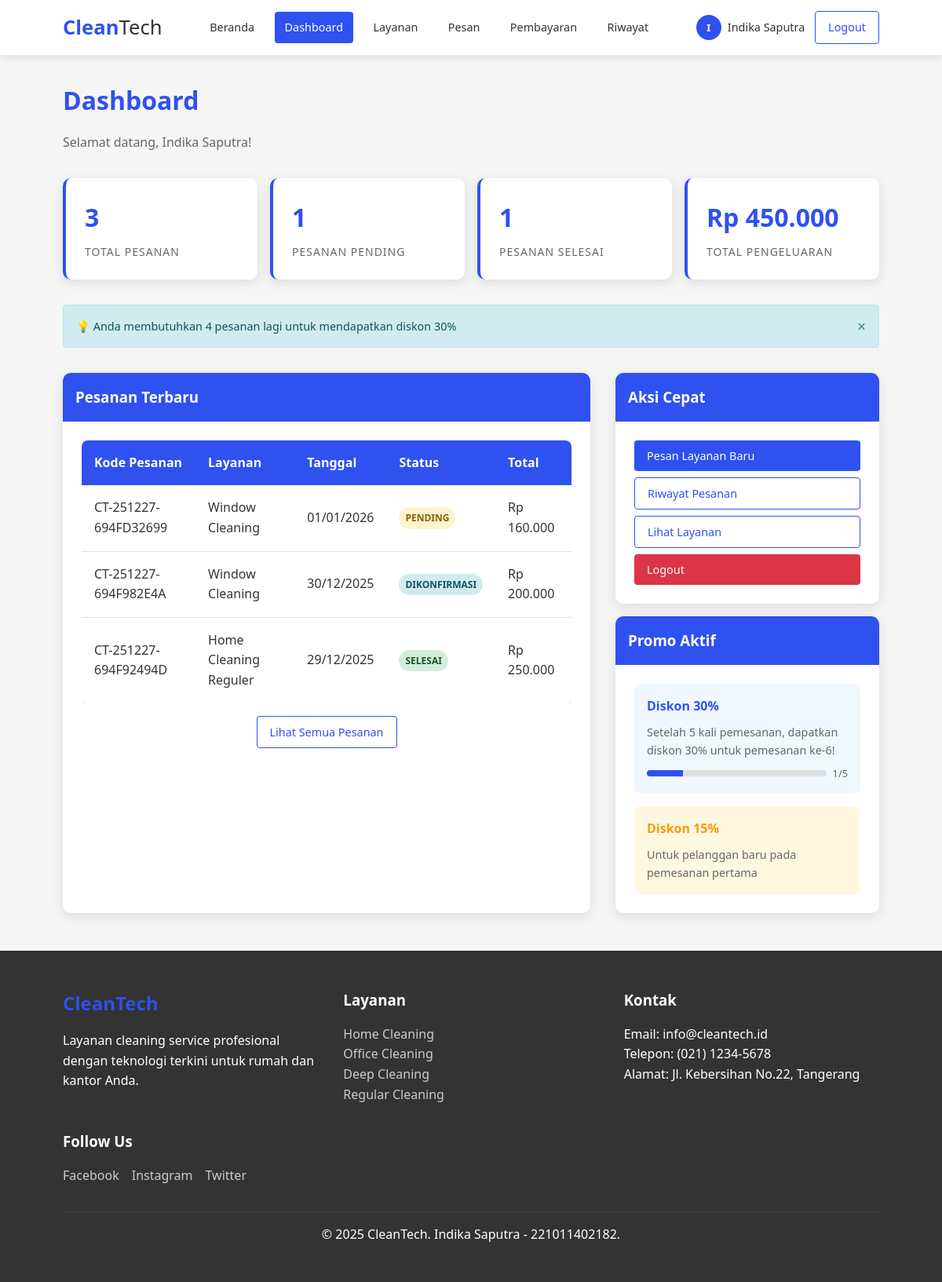
The page /user/dashboard.php (signed in) on the database its author committed.
### tables this page shows
CREATE TABLE `orders` (
  `id` int(11) NOT NULL,
  `order_code` varchar(20) NOT NULL,
  `user_id` int(11) NOT NULL,
  `service_id` int(11) NOT NULL,
  `order_date` date NOT NULL,
  `order_time` time NOT NULL,
  `address` text NOT NULL,
  `total_price` decimal(10,2) NOT NULL,
  `discount` decimal(10,2) DEFAULT 0.00,
  `final_price` decimal(10,2) NOT NULL,
  `status` enum('pending','confirmed','processing','completed','cancelled') DEFAULT 'pending',
  `payment_status` enum('pending','paid','failed') DEFAULT 'pending',
  `payment_method` varchar(50) DEFAULT NULL,
  `notes` text DEFAULT NULL,
  `created_at` timestamp NOT NULL DEFAULT current_timestamp(),
  `payment_proof` varchar(255) DEFAULT NULL,
  `payment_notes` text DEFAULT NULL,
  `payment_date` timestamp NULL DEFAULT NULL,
  `discount_type` varchar(50) DEFAULT NULL,
  `discount_id` int(11) DEFAULT NULL,
  `is_monthly_subscription` tinyint(1) DEFAULT 0,
  `subscription_months` int(11) DEFAULT 1,
  `parent_order_id` int(11) DEFAULT NULL,
  `discount_name` varchar(100) DEFAULT NULL
);

CREATE TABLE `services` (
  `id` int(11) NOT NULL,
  `name` varchar(100) NOT NULL,
  `description` text DEFAULT NULL,
  `price` decimal(10,2) NOT NULL,
  `duration_hours` int(11) DEFAULT 1,
  `image_url` varchar(255) DEFAULT NULL,
  `is_active` tinyint(1) DEFAULT 1,
  `created_at` timestamp NOT NULL DEFAULT current_timestamp()
);

### user/dashboard.php (the view, shortened to what this page needs)
<?php
require_once '../config/database.php';
$user_id = $_SESSION['user_id'];
$stats = [];
$query = "SELECT COUNT(*) as total FROM orders WHERE user_id = ?";
$stmt = mysqli_prepare($conn, $query);
mysqli_stmt_bind_param($stmt, "i", $user_id);
mysqli_stmt_execute($stmt);
$result = mysqli_stmt_get_result($stmt);
$stats['total_orders'] = mysqli_fetch_assoc($result)['total'];
$query = "SELECT COUNT(*) as total FROM orders WHERE user_id = ? AND status = 'pending'";
$stmt = mysqli_prepare($conn, $query);
mysqli_stmt_bind_param($stmt, "i", $user_id);
mysqli_stmt_execute($stmt);
$result = mysqli_stmt_get_result($stmt);
$stats['pending_orders'] = mysqli_fetch_assoc($result)['total'];
$query = "SELECT COUNT(*) as total FROM orders WHERE user_id = ? AND status = 'completed'";
$stmt = mysqli_prepare($conn, $query);
mysqli_stmt_bind_param($stmt, "i", $user_id);
mysqli_stmt_execute($stmt);
$result = mysqli_stmt_get_result($stmt);
$stats['completed_orders'] = mysqli_fetch_assoc($result)['total'];
$query = "SELECT SUM(final_price) as total FROM orders WHERE user_id = ? AND payment_status = 'paid'";
$stmt = mysqli_prepare($conn, $query);
mysqli_stmt_bind_param($stmt, "i", $user_id);
mysqli_stmt_execute($stmt);
$result = mysqli_stmt_get_result($stmt);
$total_spent = mysqli_fetch_assoc($result)['total'];
$stats['total_spent'] = $total_spent ? number_format($total_spent, 0, ',', '.') : 0;
$query = "SELECT COUNT(*) as order_count FROM orders WHERE user_id = ? AND status = 'completed'";
$stmt = mysqli_prepare($conn, $query);
mysqli_stmt_bind_param($stmt, "i", $user_id);
mysqli_stmt_execute($stmt);
$result = mysqli_stmt_get_result($stmt);
$order_count = mysqli_fetch_assoc($result)['order_count'];
$stats['eligible_for_discount'] = ($order_count >= 5);
$stats['orders_to_discount'] = max(0, 5 - $order_count);
$query = "SELECT o.*, s.name as service_name FROM orders o
          JOIN services s ON o.service_id = s.id
          WHERE o.user_id = ?
          ORDER BY o.created_at DESC
          LIMIT 5";
$stmt = mysqli_prepare($conn, $query);
mysqli_stmt_bind_param($stmt, "i", $user_id);
mysqli_stmt_execute($stmt);
$recent_orders = mysqli_stmt_get_result($stmt);
include '../includes/header.php';
?>
<div style="margin: 2rem 0;">
    <h1 style="color: var(--primary-color); margin-bottom: 1rem;">Dashboard</h1>
    <p style="color: #666;">Selamat datang, <?php echo htmlspecialchars($_SESSION['user_name']); ?>!</p>
</div>
<div class="grid grid-4" style="gap: 1rem; margin-bottom: 2rem;">
    <div class="stats-card">
        <div class="stat-number"><?php echo $stats['total_orders']; ?></div>
        <div class="stat-label">Total Pesanan</div>
    </div>
    <div class="stats-card">
        <div class="stat-number"><?php echo $stats['pending_orders']; ?></div>
        <div class="stat-label">Pesanan Pending</div>
    </div>
    <div class="stats-card">
        <div class="stat-number"><?php echo $stats['completed_orders']; ?></div>
        <div class="stat-label">Pesanan Selesai</div>
    </div>
    <div class="stats-card">
        <div class="stat-number">Rp <?php echo $stats['total_spent']; ?></div>
        <div class="stat-label">Total Pengeluaran</div>
    </div>
</div>
<?php if ($stats['eligible_for_discount']): ?>
<div class="alert alert-success" style="margin-bottom: 2rem;">
    🎉 Selamat! Anda berhak mendapatkan diskon 30% untuk pemesanan berikutnya!
    <button class="close-alert">&times;</button>
</div>
<?php else: ?>
<div class="alert alert-info" style="margin-bottom: 2rem;">
    💡 Anda membutuhkan <?php echo $stats['orders_to_discount']; ?> pesanan lagi untuk mendapatkan diskon 30%
    <button class="close-alert">&times;</button>
</div>
<?php endif; ?>
<div style="display: grid; grid-template-columns: 2fr 1fr; gap: 2rem;">
    <div class="card">
        <div class="card-header">
            <h3 style="color: white; margin: 0;">Pesanan Terbaru</h3>
        </div>
        <div class="card-body">
            <?php if (mysqli_num_rows($recent_orders) > 0): ?>
                <div class="table-responsive">
                    <table class="table">
                        <thead>
                            <tr>
                                <th>Kode Pesanan</th>
                                <th>Layanan</th>
                                <th>Tanggal</th>
                                <th>Status</th>
                                <th>Total</th>
                            </tr>
                        </thead>
                        <tbody>
                            <?php while ($order = mysqli_fetch_assoc($recent_orders)): ?>
                                <tr>
                                    <td><?php echo htmlspecialchars($order['order_code']); ?></td>
                                    <td><?php echo htmlspecialchars($order['service_name']); ?></td>
                                    <td><?php echo date('d/m/Y', strtotime($order['order_date'])); ?></td>
                                    <td>
                                        <?php
                                        $status_colors = [
                                            'pending' => 'badge-warning',
                                            'confirmed' => 'badge-info',
                                            'processing' => 'badge-primary',
                                            'completed' => 'badge-success',
                                            'cancelled' => 'badge-danger'
                                        ];
                                        $status_text = [
                                            'pending' => 'Pending',
                                            'confirmed' => 'Dikonfirmasi',
                                            'processing' => 'Diproses',
                                            'completed' => 'Selesai',
                                            'cancelled' => 'Dibatalkan'
                                        ];
                                        ?>
                                        <span class="badge <?php echo $status_colors[$order['status']]; ?>">
                                            <?php echo $status_text[$order['status']]; ?>
                                        </span>
                                    </td>
                                    <td>Rp <?php echo number_format($order['final_price'], 0, ',', '.'); ?></td>
                                </tr>
                            <?php endwhile; ?>
                        </tbody>
                    </table>
                </div>
                <div style="text-align: center; margin-top: 1rem;">
                    <a href="/clean-tech/user/history.php" class="btn btn-secondary">Lihat Semua Pesanan</a>
                </div>
            <?php endif; ?>
        </div>
    </div>
    <div>
        <div class="card" style="margin-bottom: 1rem;">
            <div class="card-header">
                <h3 style="color: white; margin: 0;">Aksi Cepat</h3>
            </div>
            <div class="card-body">
                <div style="display: flex; flex-direction: column; gap: 0.5rem;">
                    <a href="/clean-tech/user/order.php" class="btn btn-primary">Pesan Layanan Baru</a>
                    <a href="/clean-tech/user/history.php" class="btn btn-secondary">Riwayat Pesanan</a>
                    <a href="/clean-tech/user/services.php" class="btn btn-secondary">Lihat Layanan</a>
                    <a href="/clean-tech/logout.php" class="btn btn-danger">Logout</a>
                </div>
            </div>
        </div>
        <div class="card">
            <div class="card-header">
                <h3 style="color: white; margin: 0;">Promo Aktif</h3>
            </div>
            <div class="card-body">
                <div style="margin-bottom: 1rem; padding: 1rem; background-color: #f0f7ff; border-radius: 8px;">
                    <h4 style="color: var(--primary-color); margin-bottom: 0.5rem;">Diskon 30%</h4>
                    <p style="font-size: 0.9rem; color: #666;">Setelah 5 kali pemesanan, dapatkan diskon 30% untuk pemesanan ke-6!</p>
                    <div style="display: flex; align-items: center; gap: 0.5rem; margin-top: 0.5rem;">
                        <div style="flex: 1; height: 8px; background-color: #e0e0e0; border-radius: 4px; overflow: hidden;">
                            <div style="width: <?php echo min(100, ($order_count / 5) * 100); ?>%; height: 100%; background-color: var(--primary-color);"></div>
                        </div>
                        <span style="font-size: 0.8rem; color: #666;"><?php echo $order_count; ?>/5</span>
                    </div>
                </div>
                <div style="padding: 1rem; background-color: #fff8e1; border-radius: 8px;">
                    <h4 style="color: #ff9800; margin-bottom: 0.5rem;">Diskon 15%</h4>
                    <p style="font-size: 0.9rem; color: #666;">Untuk pelanggan baru pada pemesanan pertama</p>
                </div>
            </div>
        </div>
    </div>
</div>
<?php include '../includes/footer.php'; ?>

### assets/css/style.css (style rules this page uses)
* { margin: 0; padding: 0; box-sizing: border-box; font-family: 'Segoe UI', Tahoma, Geneva, Verdana, sans-serif; }
:root { --primary-color: #2e51f0; --primary-dark: #1a3cd8; --secondary-color: #ffffff; --text-color: #333333; --light-gray: #f5f5f5; --gray: #e0e0e0; --success-color: #28a745; --warning-color: #ffc107; --danger-color: #dc3545; }
body { background-color: var(--light-gray); color: var(--text-color); line-height: 1.6; min-height: 100vh; display: flex; flex-direction: column; }
.grid { display: grid; gap: 1rem; }
.grid-4 { grid-template-columns: repeat(4, 1fr); }
.card { background-color: white; border-radius: 10px; box-shadow: 0 4px 15px rgba(0,0,0,0.1); overflow: hidden; transition: transform 0.3s ease; }
.card-header { background-color: var(--primary-color); color: white; padding: 1rem; }
.card-body { padding: 1.5rem; }
.btn { padding: 0.5rem 1.5rem; border: none; border-radius: 4px; cursor: pointer; font-weight: 500; text-decoration: none; display: inline-block; transition: all 0.3s ease; font-size: 1rem; }
.btn-primary { background-color: var(--primary-color); color: var(--secondary-color); }
.btn-secondary { background-color: var(--secondary-color); color: var(--primary-color); border: 2px solid var(--primary-color); }
.btn-danger { background-color: var(--danger-color); color: white; }
.table { width: 100%; border-collapse: collapse; background-color: white; border-radius: 8px; overflow: hidden; box-shadow: 0 4px 15px rgba(0,0,0,0.1); }
.table th { background-color: var(--primary-color); color: white; padding: 1rem; text-align: left; font-weight: 600; }
.table td { padding: 1rem; border-bottom: 1px solid var(--gray); }
.table tr:last-child td { border-bottom: none; }
.table-responsive { overflow-x: auto; }
.badge { display: inline-block; padding: 0.25rem 0.5rem; font-size: 0.75rem; font-weight: 600; border-radius: 20px; text-transform: uppercase; }
.badge-success { background-color: #d4edda; color: #155724; }
.badge-warning { background-color: #fff3cd; color: #856404; }
.badge-info { background-color: #d1ecf1; color: #0c5460; }
.alert { padding: 1rem; margin: 1rem 0; border-radius: 4px; display: flex; justify-content: space-between; align-items: center; animation: slideIn 0.3s ease; }
.alert-info { background-color: #d1ecf1; color: #0c5460; border: 1px solid #bee5eb; }
.close-alert { background: none; border: none; font-size: 1.2rem; cursor: pointer; color: inherit; opacity: 0.7; transition: opacity 0.3s ease; }
.stats-card { background: white; border-radius: 10px; padding: 1.5rem; box-shadow: 0 4px 15px rgba(0,0,0,0.1); border-left: 4px solid var(--primary-color); }
.stats-card .stat-number { font-size: 2rem; font-weight: bold; color: var(--primary-color); margin-bottom: 0.5rem; }
.stats-card .stat-label { color: #666; font-size: 0.875rem; text-transform: uppercase; letter-spacing: 1px; }

### rows shown on the page
orders: order_code "CT-251227-694FD32699", service.name "Window Cleaning", order_date "01/01/2026", status "PENDING", final_price "160.000"
orders: order_code "CT-251227-694F982E4A", service.name "Window Cleaning", order_date "30/12/2025", status "DIKONFIRMASI", final_price "200.000"
orders: order_code "CT-251227-694F92494D", service.name "Home Cleaning Reguler", order_date "29/12/2025", status "SELESAI", final_price "250.000"

### other values the page prints
substr($_SESSION['user_name'], 0, 1) "I"
$_SESSION['user_name'] "Indika Saputra"
$stats['total_orders'] "3"
$stats['pending_orders'] "1"
$stats['completed_orders'] "1"
$stats['total_spent'] "450.000"
$stats['orders_to_discount'] "4"
$order_count "1"
